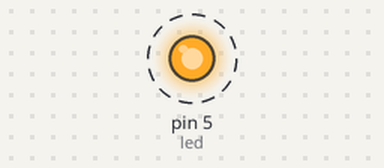
Recording of a sketch running on a simulated Arduino Uno, built with avr-gcc and run on an emulated ATmega328P. Shown: output pins drawn as LEDs (lit = HIGH). Dashed ring = blinking. What the sketch prints to the serial monitor is not drawn.

Above: at 0.05 s.
Timing chart, 0 to 3.0 s (numbered marks = the images above):
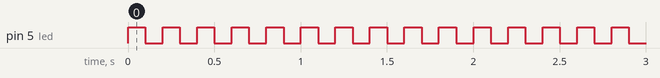

The sketch:

forloop.ino
```cpp
int led=5;


void setup() {

  // put your setup code here, to run once:
  Serial.begin(9600);
  pinMode(led,OUTPUT);
//Serial.println("enter the value");

}

void loop()
{
  // put your main code here, to run repeatedly:
  for(int i=0;i<=10;i++)
  {
    digitalWrite(led,HIGH);
    Serial.println(i);
    delay(100);
    digitalWrite(led,LOW);
    delay(100);

  }
}
```

Measured:
- by itself, pin 5 (led): alternates HIGH for 0.10 s and LOW for 0.10 s
